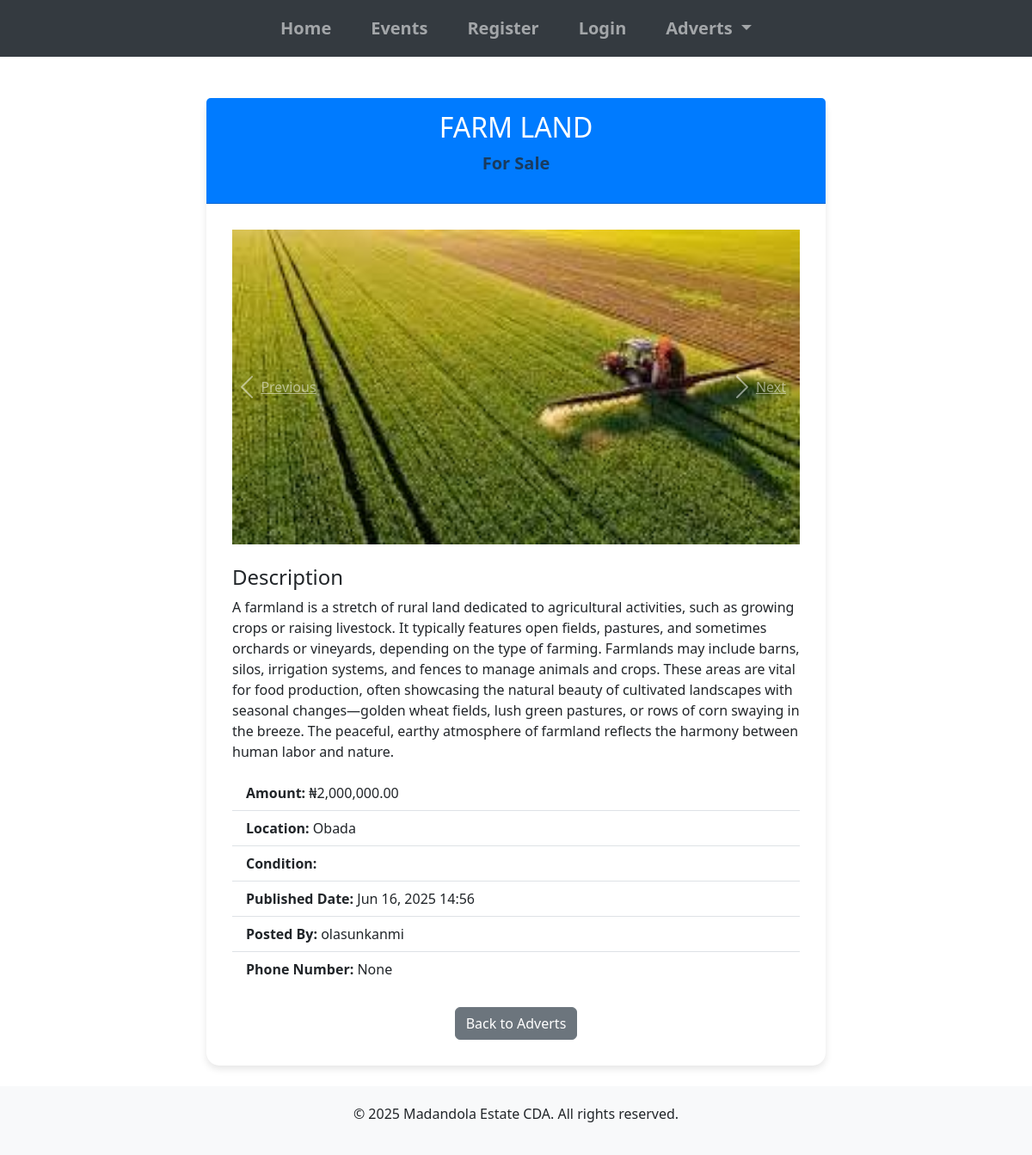
The app's page /adverts/1/, older data.
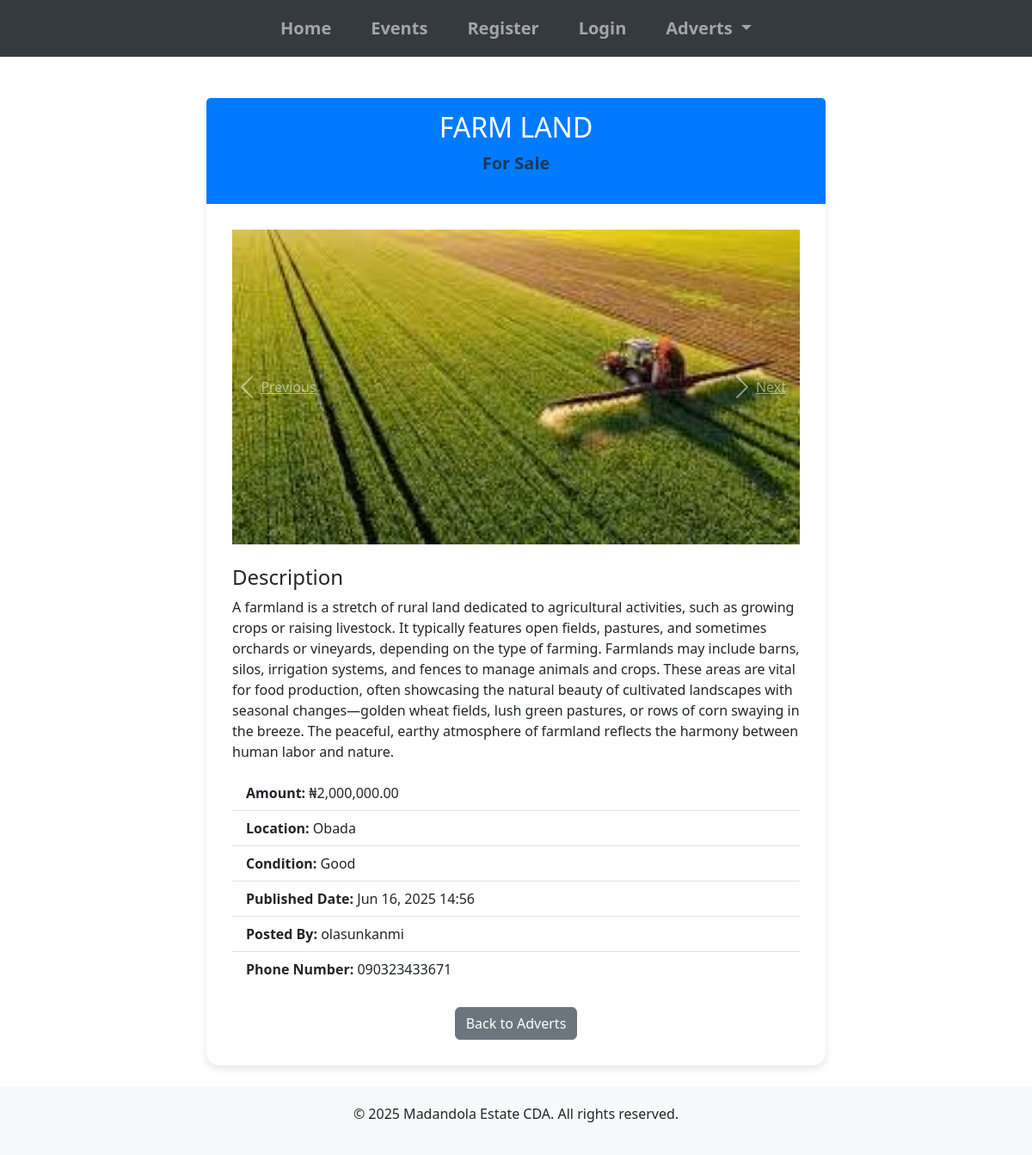
The same page, newer data.
### cda_app/models.py (models this page shows, shortened)
class AdvertItem(models.Model):
    CATEGORY_CHOICES = [
        ('For Sale', 'For Sale'),
        ('For Rent', 'For Rent'),
        ('For Lease', 'For Lease'),
    ]
    category = models.CharField(max_length=20, choices=CATEGORY_CHOICES)
    user = models.ForeignKey(User, on_delete=models.CASCADE)
    title = models.CharField(max_length=200)
    description = models.TextField()
    amount = models.DecimalField(max_digits=10, decimal_places=2)
    location = models.CharField(max_length=100)
    condition = models.CharField(max_length=100)
    published_date = models.DateTimeField(auto_now_add=True)
    is_approved = models.BooleanField(default=False)
    phone_number = models.CharField(max_length=20, blank=True, null=True)

### cda_app/views.py (the view)
# urls.py: path('adverts/<int:pk>/', views.advert_detail, name='advert_detail'),
def advert_detail(request, pk):
    advert_item = get_object_or_404(AdvertItem, pk=pk)
    return render(request, 'advert_detail.html', {'advert_item': advert_item})

### cda_app/context_processors.py (called while the page is built)
def committees(request):
    return {'committees': Committee.objects.all()}

### templates/advert_detail.html (shortened to what this page needs)
{% extends 'base.html' %}
{% load humanize %}
{% load static %}
{% block content %}
<div class="container">
    <div class="row">
        <div class="col-md-8 offset-md-2">
            <div class="card my-4">
                <div class="card-header text-center">
                    <h2 class="text-uppercase">{{ advert_item.title }}</h2>
                    <p class="text-muted">{{ advert_item.category }}</p>
                </div>
                <div class="card-body">
                    <div id="advertCarousel" class="carousel slide" data-ride="carousel">
                        <div class="carousel-inner">
                            {% for image in advert_item.images.all %}
                            <div class="carousel-item {% if forloop.first %}active{% endif %}">
                                <img src="{{ image.image.url }}" class="d-block w-100" alt="{{ advert_item.title }}">
                            </div>
                            {% empty %}
                            <div class="carousel-item active">
                                <img src="https://via.placeholder.com/800x600" class="d-block w-100" alt="No Image">
                            </div>
                            {% endfor %}
                        </div>
                        <a class="carousel-control-prev" href="#advertCarousel" role="button" data-slide="prev">
                            <span class="carousel-control-prev-icon" aria-hidden="true"></span>
                            <span class="sr-only">Previous</span>
                        </a>
                        <a class="carousel-control-next" href="#advertCarousel" role="button" data-slide="next">
                            <span class="carousel-control-next-icon" aria-hidden="true"></span>
                            <span class="sr-only">Next</span>
                        </a>
                    </div>
                    <h4 class="mt-4">Description</h4>
                    <p>{{ advert_item.description }}</p>
                    <ul class="list-group list-group-flush">
                        <li class="list-group-item"><strong>Amount:</strong> &#8358;{{ advert_item.amount|intcomma }}</li>
                        <li class="list-group-item"><strong>Location:</strong> {{ advert_item.location }}</li>
                        <li class="list-group-item"><strong>Condition:</strong> {{ advert_item.condition }}</li>
                        <li class="list-group-item"><strong>Published Date:</strong> {{ advert_item.published_date|date:"M d, Y H:i" }}</li>
                        <li class="list-group-item"><strong>Posted By:</strong> {{ advert_item.user.username }}</li>
                        <li class="list-group-item"><strong>Phone Number:</strong> {{ advert_item.phone_number }}</li>
                    </ul>
                    <div class="mt-4 text-center">
                        <a href="{% url 'advert_list' %}" class="btn btn-secondary">Back to Adverts</a>
                    </div>
                </div>
            </div>
        </div>
    </div>
</div>
{% endblock %}

Row changes from the older to the newer data that the page shows:
changed AdvertItem "FARM LAND": condition (not shown) → "Good"; phone_number "None" → "090323433671"
